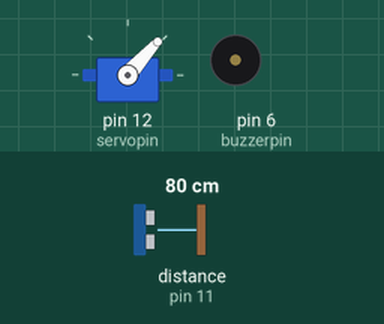
Recording of a sketch running on a simulated Arduino Uno, built with avr-gcc and run on an emulated ATmega328P. On the bench: servo, buzzer (waves = sounding, pin HIGH). Wiring (inferred from the names in the program): ultrasonic range finder: trigger pin 10; echo pin 11. The test bench sets the inputs (shaded band); at power-on: distance to the obstacle (sensor on pin 11) 80 cm. The echo pulse lasts 58.3 µs per cm; pins used as bus, display or sensor lines are not drawn; what the sketch prints to the serial monitor is not drawn.

Above: at 1.2 s.
1.3 s: distance to the obstacle (sensor on pin 11) set to 54 cm
4.3 s: distance to the obstacle (sensor on pin 11) set to 47 cm
At 5.76 s:
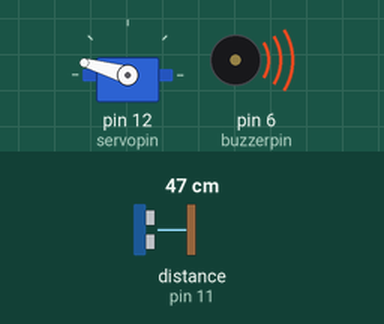
7.3 s: distance to the obstacle (sensor on pin 11) set to 60 cm
At 8.1 s:
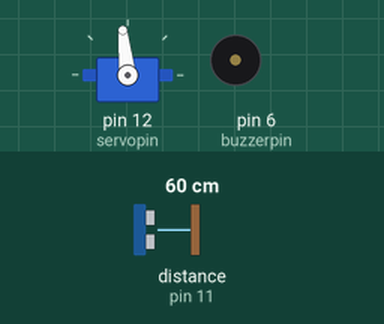
10.3 s: distance to the obstacle (sensor on pin 11) set to 2 cm
At 11.1 s:
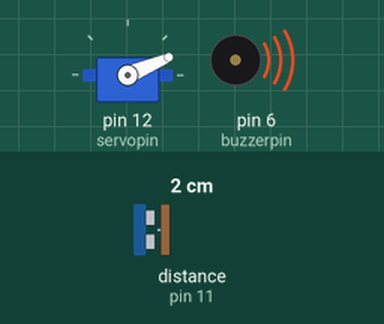
13.3 s: distance to the obstacle (sensor on pin 11) set to 120 cm
At 14.2 s:
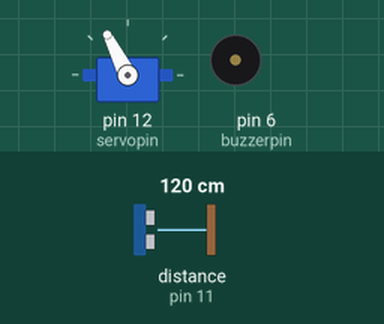
16.3 s: distance to the obstacle (sensor on pin 11) set to 250 cm
Timing chart, 0 to 20.3 s (numbered marks = the images above; inputs shaded):
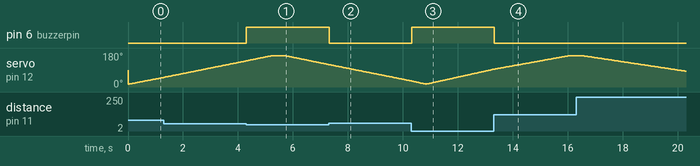

The sketch:

radrar_project_id.ino
```cpp
#include <Servo.h>

#define buzzerpin 6
#define trigPin  10
#define echoPin  11
#define servopin 12

// ************function of ultrasonic ***************
float ultra_dis(int trgpin, int echopin) {
  digitalWrite(trgpin, LOW);
  delayMicroseconds(2);
  digitalWrite(trgpin, HIGH);
  delayMicroseconds(10);
  digitalWrite(trgpin, LOW);
  float x = pulseIn(echopin, HIGH);
  float dis = (x * 0.0343) / 2;
  return dis;
}
//*********************************************

Servo myServo;
int flag_dis= -1;

void setup() {
  pinMode(trigPin, OUTPUT);
  pinMode(echoPin, INPUT);
  pinMode(buzzerpin,OUTPUT);

  Serial.begin(9600);
  myServo.attach(servopin);
}

void loop() {
  for (int i = 15; i <= 165; i++) {
    float distance = ultra_dis(trigPin, echoPin);
    if (distance != flag_dis)
    {
       Serial.print(i);
       Serial.print(",");
       Serial.print(distance);
       Serial.print(".");
       flag_dis = distance;
    }
    myServo.write(i);
    if (distance<=50)
    {
      digitalWrite(buzzerpin,HIGH);
    }
    else
    {
      digitalWrite(buzzerpin,LOW);
    }
    delay(30);

  }

  delay(500); // Add a delay between servo sweeps

  for (int i = 165; i > 15; i--) {
    float distance = ultra_dis(trigPin, echoPin);
    if (distance != flag_dis)
    {
       Serial.print(i);
       Serial.print(",");
       Serial.print(distance);
       Serial.print(".");
       flag_dis = distance;
    }
    if (distance<=50)
    {
      digitalWrite(buzzerpin,HIGH);
    }
    else
    {
      digitalWrite(buzzerpin,LOW);
    }

    myServo.write(i);
    delay(30);

}


}
```

Measured:
- the behaviour switches between 51 and 50 cm on distance to the obstacle (sensor on pin 11) (found by bisection; images 0 and 1)
- after the input at 4.3 s, pin 6 (buzzerpin): LOW → HIGH at once
- after the input at 7.3 s, pin 6 (buzzerpin): HIGH → LOW at once
- after the input at 10.3 s, pin 6 (buzzerpin): LOW → HIGH at once
- after the input at 13.3 s, pin 6 (buzzerpin): HIGH → LOW at once
